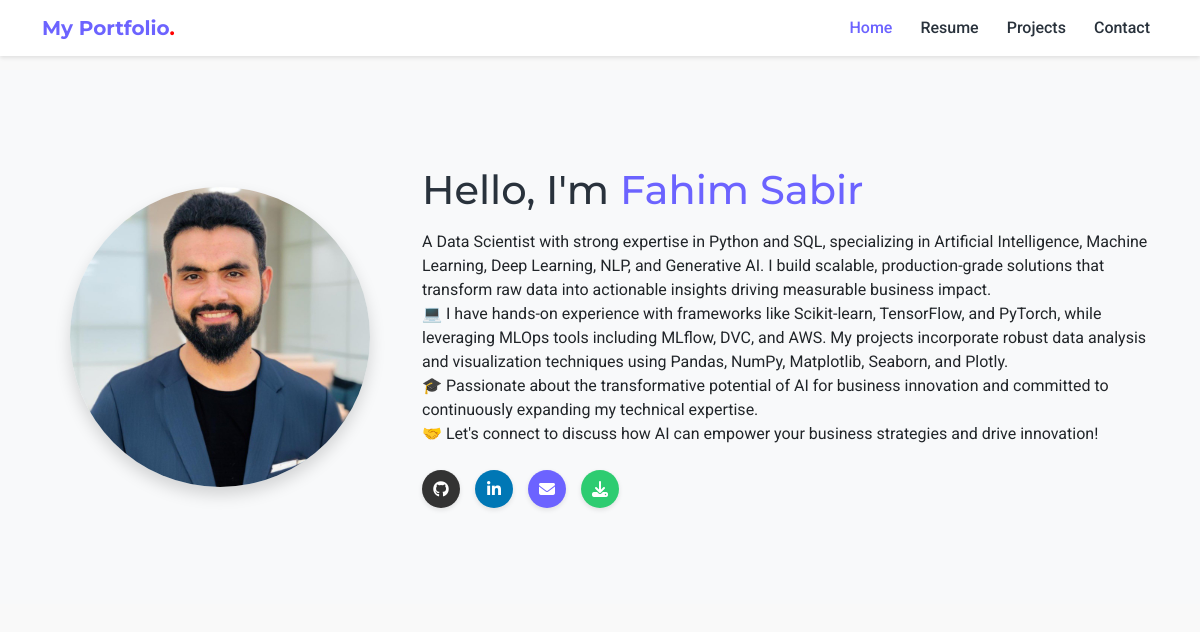
The page / on the database its author committed.
### portfolio/models.py (models this page shows, shortened)
class SiteConfiguration(models.Model):
    site_name = models.CharField(max_length=100, default='My Portfolio')
    contact_email = models.EmailField(default='your@email.com')
    phone_number = models.CharField(max_length=20, default='+1234567890')
    address = models.CharField(max_length=200, default='City, Country')
    github_url = models.URLField(blank=True)
    linkedin_url = models.URLField(blank=True)
    class Meta:
        verbose_name = "Site Configuration"

class UserProfile(models.Model):
    name = models.CharField(max_length=100, default='Your Name')
    profile_image = models.ImageField(upload_to='profile/', blank=True)
    about_text = models.TextField(blank=True)
    resume_file = models.FileField(upload_to='resumes/', blank=True)
    class Meta:
        verbose_name = "User Profile"

### portfolio/views.py (the view)
# urls.py: path('', views.home, name='home'),
def home(request):
    skills = Skill.objects.all()
    return render(request, 'home.html', {'skills': skills})

### portfolio/context_processors.py (called while the page is built)
def portfolio_context(request):
    return {
        'site_config': SiteConfiguration.objects.first(),
        'user_profile': UserProfile.objects.first()
    }

### templates/home.html (shortened to what this page needs)
{% extends 'base.html' %}
{% load portfolio_tags %}
{% load static %}
{% block content %}
<section class="py-5 bg-light">
    <div class="container py-5">
        <div class="row align-items-center">
            <div class="col-lg-4 text-center mb-4 mb-lg-0">
                {% if user_profile.profile_image %}
                <img src="{{ user_profile.profile_image.url }}" alt="{{ user_profile.name }}" class="img-fluid rounded-circle shadow" style="max-width: 300px;">
                {% else %}
                <div class="bg-secondary text-white rounded-circle d-flex align-items-center justify-content-center mx-auto" style="width: 300px; height: 300px;">
                    <i class="fas fa-user fa-7x"></i>
                </div>
                {% endif %}
            </div>
            <div class="col-lg-8">
                <h1 class="mb-3">Hello, I'm <span class="text-primary-custom">{{ user_profile.name }}</span></h1>
                <div class="mb-4">
                    {{ user_profile.about_text|linebreaks }}
                </div>
                <div class="social-icons mt-4">
                    {% if site_config.github_url %}
                    <a href="{{ site_config.github_url }}" class="social-icon github" target="_blank" rel="noopener noreferrer" title="GitHub">
                        <i class="fab fa-github"></i>
                    </a>
                    {% endif %}
                    {% if site_config.linkedin_url %}
                    <a href="{{ site_config.linkedin_url }}" class="social-icon linkedin" target="_blank" rel="noopener noreferrer" title="LinkedIn">
                        <i class="fab fa-linkedin-in"></i>
                    </a>
                    {% endif %}
                    <a href="mailto:{{ site_config.contact_email }}" class="social-icon email" title="Email Me">
                        <i class="fas fa-envelope"></i>
                    </a>
                    {% if user_profile.resume_file %}
                    <a href="{{ user_profile.resume_file.url }}" class="social-icon" download title="Download Resume" style="background-color: #2ecc71;">
                        <i class="fas fa-download"></i>
                    </a>
                    {% endif %}
                </div>
            </div>
        </div>
    </div>
</section>
{% endblock %}

### templates/base.html (shortened to what this page needs)
<!DOCTYPE html>
<html lang="en">
<head>
    {% load static %}
    <link href="https://cdn.jsdelivr.net/npm/bootstrap@5.3.0-alpha1/dist/css/bootstrap.min.css" rel="stylesheet">
    <link rel="stylesheet" href="https://cdnjs.cloudflare.com/ajax/libs/font-awesome/6.2.0/css/all.min.css">
</head>
<body>
    <nav class="navbar navbar-expand-lg navbar-light fixed-top">
        <div class="container">
            <a class="navbar-brand" href="{% url 'home' %}">{{ site_config.site_name }}<span>.</span></a>
            <div class="collapse navbar-collapse" id="navbarNav">
                <ul class="navbar-nav ms-auto">
                    <li class="nav-item">
                        <a class="nav-link {% if request.path == '/' %}active{% endif %}" href="{% url 'home' %}">Home</a>
                    </li>
                    <li class="nav-item">
                        <a class="nav-link {% if 'resume' in request.path %}active{% endif %}" href="{% url 'resume' %}">Resume</a>
                    </li>
                    <li class="nav-item">
                        <a class="nav-link {% if 'projects' in request.path %}active{% endif %}" href="{% url 'projects' %}">Projects</a>
                    </li>
                    <li class="nav-item">
                        <a class="nav-link {% if 'contact' in request.path %}active{% endif %}" href="{% url 'contact' %}">Contact</a>
                    </li>
                </ul>
            </div>
        </div>
    </nav>
    <main style="padding-top: 70px; min-height: calc(100vh - 70px);">
        {% block content %}{% endblock %}
    </main>
</body>
</html>

### templates/base.html (style rules this page uses)
body { font-family: 'Roboto', sans-serif; background-color: #F9F9F9; }
h1, h2, h3, h4, h5, h6 { font-family: 'Montserrat', sans-serif; color: #29323c; }
.text-primary-custom { color: #6C63FF !important; }
.navbar { background-color: white; box-shadow: 0 2px 4px rgba(0,0,0,.1); }
.navbar-brand { font-weight: 700; color: #6C63FF; font-family: 'Montserrat', sans-serif; }
.navbar-brand span { color: red; }
.nav-link { color: #29323c; font-weight: 500; }
.nav-link.active { color: #6C63FF !important; }
.social-icons { display: flex; gap: 15px; }
.social-icon { display: inline-flex; align-items: center; justify-content: center; width: 38px; height: 38px; border-radius: 50%; text-decoration: none; color: white; background-color: #6C63FF; transition: all 0.3s ease; box-shadow: 0 2px 5px rgba(0, 0, 0, 0.1); }
.social-icon.github { background-color: #333333; }
.social-icon.linkedin { background-color: #0077b5; }
.social-icon.email { background-color: #6C63FF; }
.navbar-nav .nav-item { margin-left: 12px; }

### rows shown on the page
SiteConfiguration: site_name "My Portfolio"
UserProfile: profile_image (picture), name "Fahim Sabir", about_text "A Data Scientist with strong expertise in Python and SQL, specializing in Artificial Intelligence, Machine Learning, Deep Learning, NLP, and Generative AI. I build scalable, production-grade solutions that transform raw data into actionable insights driving measurable business impact. 💻 I have hands-on experience with frameworks like Scikit-learn, TensorFlow, and PyTorch, while leveraging MLOps tools including MLflow, DVC, and AWS. My projects incorporate robust data analysis and visualization techniques using Pandas, NumPy, Matplotlib, Seaborn, and Plotly. 🎓 Passionate about the transformative potential of AI for business innovation and committed to continuously expanding my technical…"
